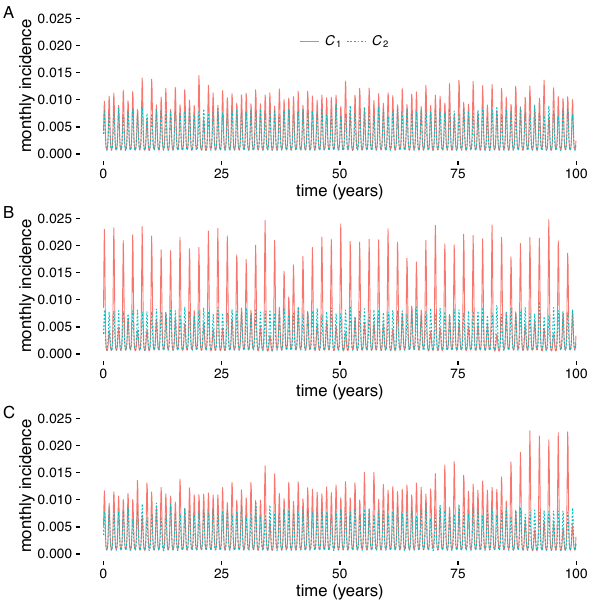

Source code (R):
#!/usr/bin/env Rscript

### BOILERPLATE TO CHDIR TO THIS SCRIPT'S DIRECTORY ###

get_script_dir <- function()
{
    command_args <- commandArgs(trailingOnly = FALSE)
    file_arg_name <- '--file='
    tools:::file_path_as_absolute(
        dirname(
            sub(file_arg_name, '', command_args[grep(file_arg_name, command_args)])
        )
    )
}

setwd(get_script_dir())

### LIBRARIES ###

library(ggplot2)
library(gridExtra)
library(DBI)
library(RSQLite)

### EXTERNAL SOURCES ###

source('../../utils.R')
source('../../file_output.R')

### MAIN PLOTTING FUNCTION ###

main <- function()
{
    input_dir <- '../../in/ccm-analyses/betachange/untransformed/jobs/00'
    
    for(segment in c('start', 'mid', 'end')) {
        ts_plot <- plot_timeseries(input_dir, segment, 'none')
        ggsave_pdf2svg(sprintf('ts_%s', segment), ts_plot, width = 6, height=2)
    }
    ts_plot_for_legend <- plot_timeseries(input_dir, segment, 'top')
    ggsave_pdf2svg(sprintf('ts_for_legend', 'start'), ts_plot_for_legend, width=6, height=2)
    html2pdf('fig_betachange')
    
    invisible()
}

plot_timeseries <- function(input_dir, segment, legend_position)
{
    ts_mat <- load_json_matrix(file.path(input_dir, sprintf('ts_%s.json', segment)))
    
    ts_df_C0 <- data.frame(t = (0:(nrow(ts_mat) - 1))/12, incidence = ts_mat[,1], variable = 'C0')
    ts_df_C1 <- data.frame(t = (0:(nrow(ts_mat) - 1))/12, incidence = ts_mat[,2], variable = 'C1')
    
    ts_df <- rbind(ts_df_C0, ts_df_C1)
    
    ggplot(data = ts_df, aes(x = t, y = incidence, colour = variable, linetype = variable)) +
        geom_line(aes(colour = variable), size = 0.3) +
        scale_y_continuous(limits = c(0, 0.025)) +
        scale_x_continuous(limits = c(0, 100)) +
        scale_colour_discrete(name = 'variable', labels = c(expression(italic(C)[1]), expression(italic(C)[2]))) +
        scale_linetype_discrete(name = 'variable', labels = c(expression(italic(C)[1]), expression(italic(C)[2]))) +
        labs(
            x = 'time (years)',
            y = 'monthly incidence'
        ) +
        theme_classic() +
        theme(
            legend.title=element_blank(),
            plot.background = element_blank(),
            panel.background = element_blank(),
            legend.background = element_blank(),
            legend.position = legend_position,
            plot.margin = unit(c(0.3, 0, 0, 0.4), 'cm')
        )
}

main()
